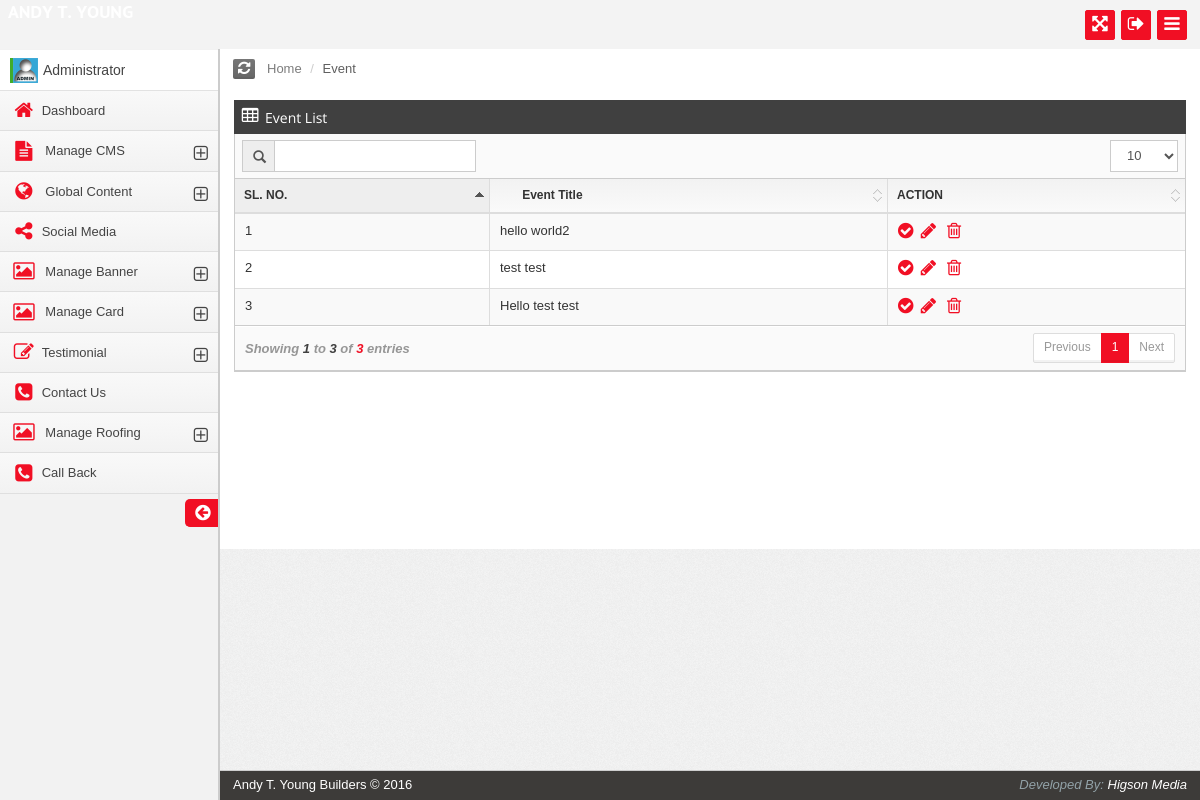
The page /admin/event.php (signed in) on the database its author committed.
### tables this page shows
CREATE TABLE IF NOT EXISTS `event` (
  `id` int(11) NOT NULL AUTO_INCREMENT,
  `page_name` varchar(255) NOT NULL,
  `desc` text NOT NULL,
  `meta_title` varchar(255) NOT NULL,
  `meta_description` varchar(255) NOT NULL,
  `lead_in_description` varchar(255) NOT NULL,
  `dfile` varchar(255) NOT NULL,
  `url_title` varchar(255) NOT NULL,
  `posted_date` date NOT NULL,
  `event_time` time NOT NULL,
  `status` enum('Y','N') NOT NULL,
  PRIMARY KEY (`id`)
);

### includes/connectionClass.php (called while the page is built, shortened)
<?PHP
class DB_Class
{
	function Connection()
	{
		$this->dbName = 'andy_admin';
	}
}
?>

### includes/functionClass.php (called while the page is built, shortened)
<?PHP
include('connectionClass.php');
class User
{
	function multipleSelect($selectQuery)
	{
		$this->selectQuery = $selectQuery;
		$this->result = mysql_query($this->selectQuery);
		if ($this->result)
		{
			return true;
		}
		return false;
	}
}
?>

### admin/event.php (the view, shortened to what this page needs)
<?PHP
	include_once '../includes/functionClass.php';
    $obj = new User();
?>
<!DOCTYPE html>
<html lang="en-us" class="smart-style-3">
<head>
<link rel="stylesheet" type="text/css" media="screen" href="css/bootstrap.min.css">
<link rel="stylesheet" type="text/css" media="screen" href="css/font-awesome.min.css">
<link rel="stylesheet" type="text/css" media="screen" href="css/smartadmin-production.min.css">
<link rel="stylesheet" type="text/css" media="screen" href="css/smartadmin-skins.min.css">
<link rel="stylesheet" type="text/css" media="screen" href="css/demo.min.css">
<link href="greybox/gb_styles.css" rel="stylesheet" type="text/css" media="all" />
</head>
<body>
	<?PHP include_once("../includes/adminHeader.php"); ?>
	<?PHP include_once("../includes/adminMenu.php"); ?>
<div id="main" role="main">
  <div id="ribbon"> <span class="ribbon-button-alignment"> <span id="refresh" class="btn btn-ribbon" data-action="resetWidgets" data-title="refresh"  rel="tooltip" data-placement="bottom" data-original-title="<i class='text-warning fa fa-warning'></i> Warning! This will reset all your widget settings." data-html="true"> <i class="fa fa-refresh"></i> </span> </span>
    <ol class="breadcrumb">
      <li>Home</li>
      <li>Event</li>
    </ol>
  </div>
  <form name="frm" method="post" action="">
  <div id="content">
    <section id="widget-grid" class="">
      <div class="row">
        <article class="col-xs-12 col-sm-12 col-md-12 col-lg-12">
          <div class="jarviswidget jarviswidget-color-darken" id="wid-id-0" data-widget-editbutton="false">
            <header> <span class="widget-icon"> <i class="fa fa-table"></i> </span>
              <h2>Event List</h2>
            </header>
            <div>
              <div class="widget-body no-padding">
                <table id="dt_basic" class="table table-striped table-bordered table-hover" width="100%">
		<?PHP
			$where_clause = "WHERE 1 ";
			$selectQuery = "SELECT * FROM ".EVENT." ".$where_clause." ORDER BY `id` DESC";
			$Slide=$obj->multipleSelect($selectQuery);
			if(mysql_num_rows($Slide=$obj->result) > 0)
			{
		?>
                  <thead>
                    <tr>
                      <th data-hide="phone">SL. NO.</th>
                      <th data-class="expand"><i class="fa fa-fw text-muted hidden-md hidden-sm hidden-xs"></i>Event Title</th>
                      <th data-hide="phone,tablet">ACTION</th>
                    </tr>
                  </thead>
                  <tbody>
			<?php
				$i = 1;
				while ($SlideVal = mysql_fetch_array($Slide=$obj->result, MYSQL_ASSOC))
				{
			?>
                    <tr>
                      <td><?PHP echo $i; ?></td>
                      <td><?PHP echo $SlideVal['page_name']; ?></td>
                      <td>
						<?php
							if($SlideVal['status'] == 'Y')
							{
						?>
								<a href = "<?PHP echo ADMIN_SITE_URL; ?>event.php?staID=<?php echo($SlideVal['id']);?>&mode=N&page=<?PHP echo($_GET['page']!=''?$_GET['page']:'1'); ?>" title = "Click Here To Inactive"><i class="fa fa-active"></i></a>
						<?php
							}
							else
							{
						?>
								<a href = "<?PHP echo ADMIN_SITE_URL; ?>event.php?staID=<?php echo($SlideVal['id']);?>&mode=Y&page=<?PHP echo($_GET['page']!=''?$_GET['page']:'1'); ?>" title = "Click Here To Active"><i class="fa fa-inactive"></i></a>
						<?php
							}
						?>&nbsp;<a href="<?PHP echo ADMIN_SITE_URL; ?>edit_event.php?PageID=<?php echo $SlideVal['id'];?>&page=<?PHP echo($_GET['page']!=''?$_GET['page']:'1'); ?>" title="Click Here To Edit"><i class="fa fa-pencil"></i></a>
                        &nbsp;&nbsp;<a href="javascript: del('<?php echo $SlideVal['id'];?>','<?PHP echo($_GET['page']!=''?$_GET['page']:'1'); ?>')" title="Click Here To Delete"><i class="fa fa-delete"></i></a>
					  </td>
                    </tr>
			<?PHP
					$i++;
				}
			}
			else
			{
			?>
                    <tr>
                      <td height="25" align="center" colspan="4" class="tableText" style="color:red">No Record Found!!!</td>
					</tr>
		<?PHP
			}
		?>
                  </tbody>
                </table>
              </div>
            </div>
          </div>
        </article>
      </div>
    </section>
  </div>
  </form>
</div>
	<?PHP include_once("../includes/adminFooter.php"); ?>
</body>
</html>

### rows shown on the page
event: page_name "hello world2"
event: page_name "test test"
event: page_name "Hello test test"
